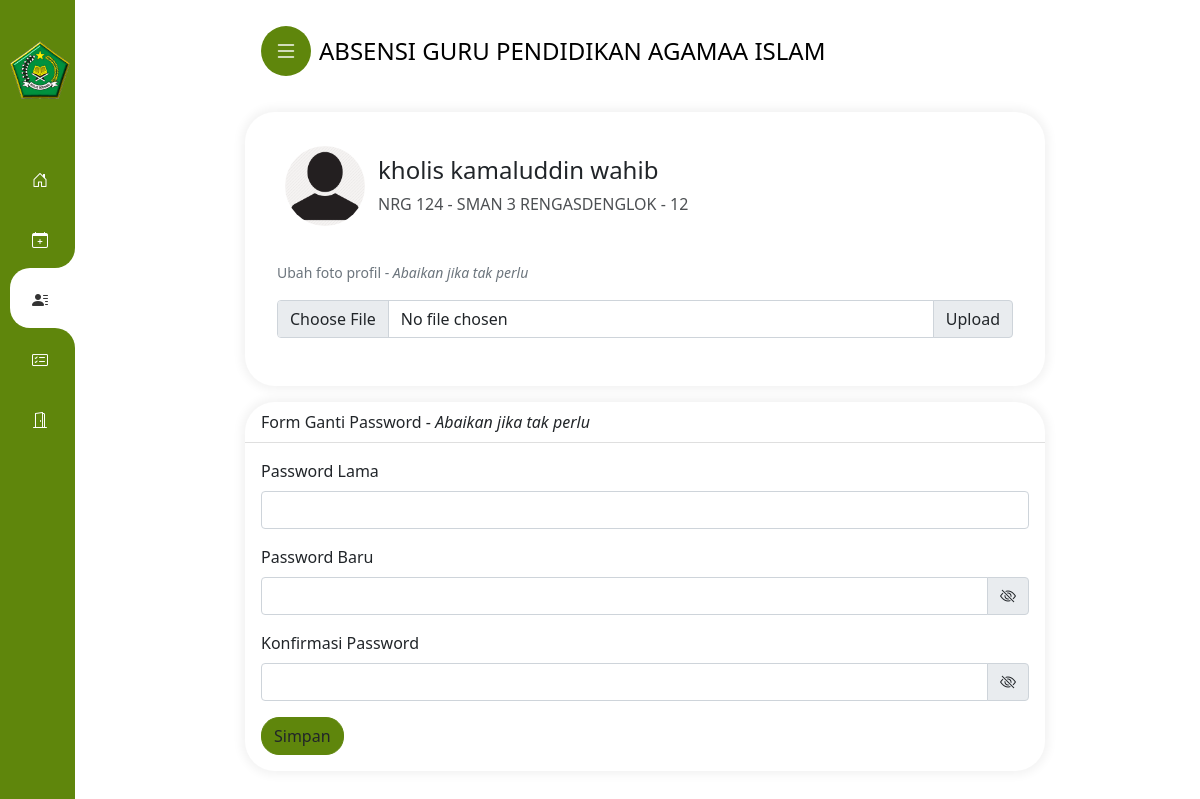
Page /profil.php (signed in) on the committed database.
### tables this page shows
CREATE TABLE `pengguna` (
  `id` int NOT NULL,
  `nip` int NOT NULL,
  `nama` varchar(30) NOT NULL,
  `password` varchar(255) NOT NULL,
  `jabatan_id` int NOT NULL,
  `penempatan_id` int NOT NULL,
  `foto_profil` varchar(225) DEFAULT NULL
);

CREATE TABLE `jabatan` (
  `jabatan_id` int NOT NULL,
  `jabatan_nama` varchar(30) NOT NULL
);

CREATE TABLE `penempatan` (
  `penempatan_id` int NOT NULL,
  `penempatan_nama` varchar(11) NOT NULL
);

### profil.php (the view, shortened to what this page needs)
<?php
include_once 'cfgall.php';
$sqldef = "SELECT * FROM pengguna WHERE nip = ?";
$stmt1 = $conn->prepare($sqldef);
$stmt1->execute([$userid]);
$result1 = $stmt1->fetch(PDO::FETCH_ASSOC);
$nip = $result1['nip'];
$nama = $result1['nama'];
?>
<!DOCTYPE html>
<html lang="en">
<head>
</head>
<body>
    <div class="kolomkanan">
        <div class="mx-auto">
            <div class="card mb-3 p-3">
                <div class="leftP">
                    <div class="profileIcon leftC flex solo">
                        <label class="a flexIns fc" for="forProfile">
                            <span class="avatar flex center">
                                <img class="iniprofil" src="foto_profil/<?php echo $nama_file; ?>"
                                    alt="<?php echo $nama_file; ?>">
                            </span>
                            <span class="n flex column">
                                <span class="fontS">
                                    <h4>
                                        <?php echo $nama ?>
                                    </h4>
                                </span>
                                <p class="opacity" style="margin-bottom:0">
                                    NRG
                                    <?php echo $nip ?> -
                                    <?php echo $jabatan ?> -
                                    <?php echo $penempatan ?>
                                </p>
                            </span>
                        </label>
                    </div>
                </div>
                <div class="col">
                    <div class="card-body">
                        <p class="card-text"><small class="text-muted">Ubah foto profil - <i>Abaikan jika tak
                                    perlu</i></small></p>
                        <form method="post" enctype="multipart/form-data">
                            <div class="input-group mb-3">
                                <input type="file" name="image" class="form-control" id="inputGroupFile02">
                                <input type="submit" value="Upload" class="input-group-text" for="inputGroupFile02">
                            </div>
                        </form>
                    </div>
                </div>
            </div>
            <div class="card" style="margin-bottom:50px">
                <div class="card-header" style="background:none">
                    Form Ganti Password - <i>Abaikan jika tak perlu</i>
                </div>
                <div class="card-body">
                    <form method="POST" action="">
                        <div class="mb-3">
                            <label for="exampleInputEmail1" class="form-label">Password Lama</label>
                            <input class="form-control" type="password" name="oldpassword" required>
                        </div>
                        <div>
                            <label class="form-label">Password Baru</label>
                        </div>
                        <div class="input-group mb-3">
                            <input class="form-control" type="password" name="newpassword" id="password-input" required>
                            <span class="input-group-text" onclick="togglePb()"><i id="eye-icon"
                                    class="bi bi-eye-slash"></i></span>
                        </div>
                        <div>
                            <label class="form-label">Konfirmasi Password</label>
                        </div>
                        <div class="input-group mb-3">
                            <input class="form-control" type="password" name="confirmpassword"
                                id="confirm-password-input" required>
                            <span class="input-group-text" onclick="toggleCp()"><i id="eye-icon2"
                                    class="bi bi-eye-slash"></i></span>
                        </div>
                        <div class="col-12">
                            <input type="submit" name="submit" value="Simpan" class="btn" style="background-color: #5F860C; border-color: #5F860C;" />
                        </div>
                    </form>
                </div>
            </div>
        </div>
    </div>
</body>
</html>

### header/style1.css (style rules this page uses)
.btn { border-radius: 18px; }
.card, .modal-content { box-shadow: 0px 0px 10px 4px rgba(0, 0, 0, 0.05);border:none;border-radius: 30px; }
.bi { vertical-align: -.125em;pointer-events: none;fill: currentColor; }
.flex { display:flex }
.flex.column { flex-direction:column }
.leftC { padding-inline: 20px; }
.leftP { position: relative;left: 0;top: 0;right: 0;padding-block: 18px;background-color: inherit; }
.profileIcon .a { align-items: center; }
.flexIns { display: inline-flex; }
.profileIcon .avatar { margin-inline-start: calc((35px - 20px) / 2 - 4px);margin-inline-end: calc(((35px - 20px) / 2) + 6px); }
.flex.center { align-items: center;justify-content: center; }
.avatar { min-width: 42px;min-height: 42px;border-radius: 50%;background-color: #f5f3f2;background-size: 100%;background-position: center;background-repeat: no-repeat; }
.avatar .iniprofil { width:80px;height:80px;border-radius: 50%; }
.profileIcon .n { max-width: calc(100% - 45px); }
.opacity { opacity: .8; }
@media only screen and (min-width: 576px) { .mx-auto { margin-top:20px } }
@media only screen and (min-width: 576px) { .kolomkanan { margin-left: 110px !important;margin-right: 20px !important; } }

### profil.php (style rules this page uses)
.mx-auto { max-width: 800px }
.card { margin-top: 10px; }

### rows in the picture
pengguna: nama "kholis kamaluddin wahib", nip "124", jabatan.jabatan_nama "SMAN 3 RENGASDENGLOK", penempatan.penempatan_nama "12"
